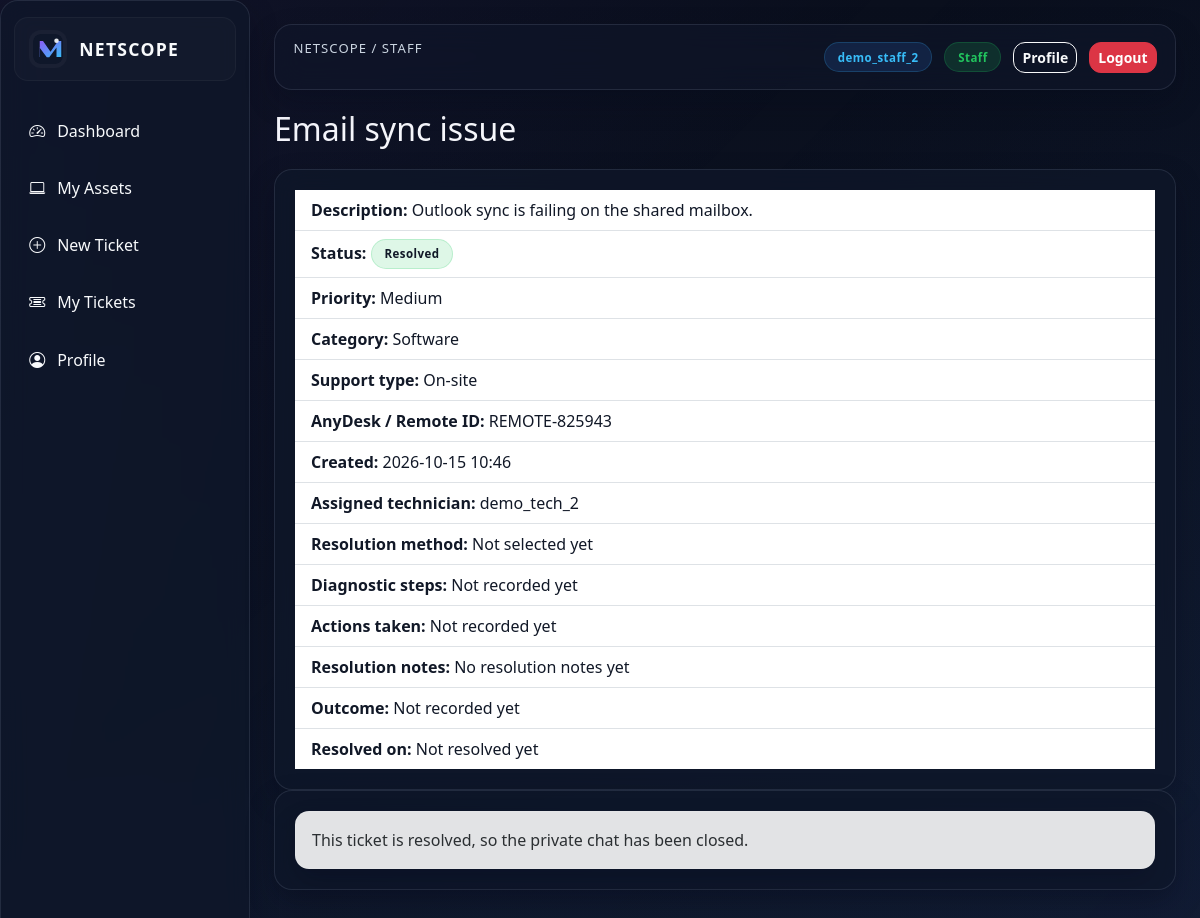
Screenshot of /staff/tickets/9 (signed in) with the database file from the repository.
### app/models.py (models this page shows, shortened)
class User(db.Model, UserMixin):
    __tablename__ = "users"
    __table_args__ = (
        UniqueConstraint("username", name="uq_users_username"),
        UniqueConstraint("email", name="uq_users_email"),
    )
    id = db.Column(db.Integer, primary_key=True)
    username = db.Column(db.String(64), unique=True, index=True, nullable=False)
    email = db.Column(db.String(120), unique=True, index=True, nullable=False)
    password_hash = db.Column(db.String(256), nullable=False)
    role = db.Column(db.String(20), nullable=False, default="staff")
    is_approved = db.Column(db.Boolean, nullable=False, default=True)
    is_super_admin = db.Column(db.Boolean, nullable=False, default=False)
    created_at = db.Column(db.DateTime, nullable=False, default=lambda: datetime.now(timezone.utc))
    assigned_assets = db.relationship(
        "Asset",
        foreign_keys="Asset.assigned_to_id",
        back_populates="assigned_to",
        cascade="all, delete-orphan",
    )
    created_tickets = db.relationship(
        "Ticket",
        foreign_keys="Ticket.created_by_id",
        back_populates="creator",
        cascade="all, delete-orphan",
    )
    assigned_tickets = db.relationship(
        "Ticket",
        foreign_keys="Ticket.technician_id",
        back_populates="technician",
        cascade="all, delete-orphan",
    )
    maintenance_logs = db.relationship(
        "MaintenanceLog",
        foreign_keys="MaintenanceLog.technician_id",
        back_populates="technician",
        cascade="all, delete-orphan",
    )
    notifications = db.relationship(
        "Notification",
        foreign_keys="Notification.recipient_id",
        back_populates="recipient",
        cascade="all, delete-orphan",
    )

class Ticket(db.Model):
    __tablename__ = "tickets"
    id = db.Column(db.Integer, primary_key=True)
    title = db.Column(db.String(150), nullable=False)
    description = db.Column(db.Text, nullable=False)
    priority = db.Column(db.String(20), nullable=False, default="Medium")
    status = db.Column(db.String(30), nullable=False, default="Open")
    category = db.Column(db.String(50), nullable=False)
    support_type = db.Column(db.String(30), nullable=True)
    remote_support_id = db.Column(db.String(120), nullable=True)
    resolution_method = db.Column(db.String(30), nullable=True)
    diagnostic_steps = db.Column(db.Text, nullable=True)
    actions_taken = db.Column(db.Text, nullable=True)
    resolution_notes = db.Column(db.Text, nullable=True)
    resolution_outcome = db.Column(db.String(30), nullable=True)
    resolved_at = db.Column(db.DateTime, nullable=True)
    created_by_id = db.Column(db.Integer, db.ForeignKey("users.id"), nullable=False)
    technician_id = db.Column(db.Integer, db.ForeignKey("users.id"), nullable=True)
    created_at = db.Column(db.DateTime, nullable=False, default=lambda: datetime.now(timezone.utc))
    updated_at = db.Column(db.DateTime, nullable=False, default=lambda: datetime.now(timezone.utc), onupdate=lambda: datetime.now(timezone.utc))
    creator = db.relationship("User", foreign_keys=[created_by_id], back_populates="created_tickets")
    technician = db.relationship("User", foreign_keys=[technician_id], back_populates="assigned_tickets")
    notifications = db.relationship("Notification", back_populates="ticket", cascade="all, delete-orphan")
    messages = db.relationship("TicketMessage", back_populates="ticket", cascade="all, delete-orphan")

### app/blueprints/staff/routes.py (the view)
@staff_bp.route("/tickets/<int:ticket_id>")
@role_required("staff")
def ticket_detail(ticket_id):
    ticket = Ticket.query.get_or_404(ticket_id)
    if ticket.created_by_id != current_user.id:
        return render_template("errors/403.html"), 403
    ticket_messages = TicketMessage.query.filter_by(ticket_id=ticket.id).order_by(TicketMessage.created_at.asc()).all()
    return render_template("staff/ticket_details.html", ticket=ticket, ticket_messages=ticket_messages)

### app/templates/staff/ticket_details.html (shortened to what this page needs)
{% extends 'base.html' %}
{% block content %}
<div class="section-header">
  <h2>{{ ticket.title }}</h2>
</div>
<div class="glass-card page-card">
  <ul class="list-group list-group-flush">
    <li class="list-group-item"><strong>Description:</strong> {{ ticket.description }}</li>
    <li class="list-group-item"><strong>Status:</strong> <span class="status-badge {{ ticket.status|lower|replace(' ', '-') }}">{{ ticket.status }}</span></li>
    <li class="list-group-item"><strong>Priority:</strong> {{ ticket.priority }}</li>
    <li class="list-group-item"><strong>Category:</strong> {{ ticket.category }}</li>
    <li class="list-group-item"><strong>Support type:</strong> {{ ticket.support_type or 'Not selected' }}</li>
    <li class="list-group-item"><strong>AnyDesk / Remote ID:</strong> {{ ticket.remote_support_id or 'Not provided' }}</li>
    <li class="list-group-item"><strong>Created:</strong> {{ ticket.created_at.strftime('%Y-%m-%d %H:%M') }}</li>
    <li class="list-group-item"><strong>Assigned technician:</strong> {{ ticket.technician.username if ticket.technician else 'Unassigned' }}</li>
    <li class="list-group-item"><strong>Resolution method:</strong> {{ ticket.resolution_method or 'Not selected yet' }}</li>
    <li class="list-group-item"><strong>Diagnostic steps:</strong> {{ ticket.diagnostic_steps or 'Not recorded yet' }}</li>
    <li class="list-group-item"><strong>Actions taken:</strong> {{ ticket.actions_taken or 'Not recorded yet' }}</li>
    <li class="list-group-item"><strong>Resolution notes:</strong> {{ ticket.resolution_notes or 'No resolution notes yet' }}</li>
    <li class="list-group-item"><strong>Outcome:</strong> {{ ticket.resolution_outcome or 'Not recorded yet' }}</li>
    <li class="list-group-item"><strong>Resolved on:</strong> {{ ticket.resolved_at.strftime('%Y-%m-%d %H:%M') if ticket.resolved_at else 'Not resolved yet' }}</li>
  </ul>
</div>
{% if ticket.status not in ['Resolved', 'Closed'] %}
<div class="glass-card page-card ticket-chat-card">
  <div class="ticket-chat-header">
    <h4>Private ticket chat</h4>
    <span class="text-muted small">Visible only to you and the assigned technician</span>
  </div>
  <div id="ticket-chat-messages" class="ticket-chat-messages">
    {% if ticket_messages %}
      {% for message in ticket_messages %}
        <div class="chat-message {% if message.sender_id == current_user.id %}mine{% endif %}">
          <div class="chat-message-meta">
            <strong>{{ message.sender.username if message.sender else 'User' }}</strong>
            <span>{{ message.created_at.strftime('%b %d, %H:%M') }}</span>
          </div>
          <div class="chat-message-bubble">{{ message.content }}</div>
        </div>
      {% endfor %}
    {% else %}
      <div class="empty-chat">No messages yet. Start the conversation.</div>
    {% endif %}
  </div>
  <form id="ticket-chat-form" class="ticket-chat-form">
    <textarea id="ticket-message-input" rows="2" placeholder="Ask the technician to confirm whether the Remote ID is accessible and ready for remote support." required></textarea>
    <button type="submit" class="btn btn-primary">Send</button>
  </form>
</div>
{% else %}
<div class="glass-card page-card">
  <div class="alert alert-secondary mb-0">
    This ticket is resolved, so the private chat has been closed.
  </div>
</div>
{% endif %}
{% endblock %}

### app/templates/base.html (shortened to what this page needs)
<!doctype html>
<html lang="en">
  <head>
    <link href="https://cdn.jsdelivr.net/npm/bootstrap@5.3.2/dist/css/bootstrap.min.css" rel="stylesheet">
    <link rel="stylesheet" href="https://cdn.jsdelivr.net/npm/bootstrap-icons@1.11.3/font/bootstrap-icons.css">
    <link rel="stylesheet" href="{{ url_for('static', filename='css/style.css') }}">
  </head>
  <body data-user-id="{{ current_user.id if current_user.is_authenticated else '' }}" data-user-role="{{ current_user.role if current_user.is_authenticated else '' }}">
    <div class="app-shell">
      {% if current_user.is_authenticated %}
      <aside class="sidebar glass-card">
        <div class="brand-box">
          <img src="{{ url_for('static', filename='images/logo.svg') }}" alt="NETSCOPE logo" class="brand-logo">
          <span>NETSCOPE</span>
        </div>
        <nav class="side-nav">
          {% if current_user.role == 'admin' %}
            <a href="{{ url_for('admin.dashboard') }}"><i class="bi bi-speedometer2"></i> Dashboard</a>
            <a href="{{ url_for('admin.assets') }}"><i class="bi bi-laptop"></i> Assets</a>
            <a href="{{ url_for('admin.users') }}"><i class="bi bi-people"></i> Users</a>
            <a href="{{ url_for('admin.tickets') }}"><i class="bi bi-ticket-detailed"></i> Tickets</a>
            <a href="{{ url_for('admin.reports') }}"><i class="bi bi-graph-up"></i> Reports</a>
          {% elif current_user.role == 'staff' %}
            <a href="{{ url_for('staff.dashboard') }}"><i class="bi bi-speedometer2"></i> Dashboard</a>
            <a href="{{ url_for('staff.assets') }}"><i class="bi bi-laptop"></i> My Assets</a>
            <a href="{{ url_for('staff.create_ticket') }}"><i class="bi bi-plus-circle"></i> New Ticket</a>
            <a href="{{ url_for('staff.tickets') }}"><i class="bi bi-ticket-detailed"></i> My Tickets</a>
          {% endif %}
          <a href="{{ url_for('auth.profile') }}"><i class="bi bi-person-circle"></i> Profile</a>
        </nav>
      </aside>
      {% endif %}
      <main class="page-main">
        {% if current_user.is_authenticated %}
        <header class="topbar glass-card">
          <div>
            <div class="breadcrumb">NETSCOPE / {{ request.endpoint.split('.')[0]|title if request.endpoint else 'Home' }}</div>
          </div>
          <div class="topbar-actions">
            <span class="username-pill">{{ current_user.username }}</span>
            <span class="role-badge {{ current_user.role }}">{{ current_user.role|title }}</span>
            <a class="btn btn-sm btn-outline-light" href="{{ url_for('auth.profile') }}">Profile</a>
            <form method="post" action="{{ url_for('auth.logout') }}">
              <button type="submit" class="btn btn-sm btn-danger">Logout</button>
            </form>
          </div>
        </header>
        {% endif %}
        <div class="page-content">
          {% block content %}{% endblock %}
        </div>
      </main>
    </div>
  </body>
</html>

### app/static/css/style.css (style rules this page uses)
:root { --bg: #0b1020; --bg-soft: #111827; --panel: rgba(17, 24, 39, 0.76); --panel-strong: rgba(15, 23, 42, 0.9); --panel-alt: rgba(15, 23, 42, 0.68); --primary: #8b5cf6; --secondary: #6366f1; --text: #f8fafc; --muted: #cbd5e1; --success: #22c55e; --warning: #f59e0b; --danger: #ef4444; --info: #38bdf8; --border: rgba(148, 163, 184, 0.16); --shadow: rgba(2, 6, 23, 0.42); }
* { box-sizing: border-box; }
html { scroll-behavior: smooth; }
body { margin: 0; font-family: "Segoe UI", Arial, sans-serif; min-height: 100vh; background: linear-gradient(180deg, #0a0f1d 0%, #0f172a 100%); color: var(--text); }
body::before { content: ""; position: fixed; inset: 0; pointer-events: none; background: linear-gradient(135deg, rgba(139, 92, 246, 0.06), transparent 42%, rgba(59, 130, 246, 0.05)); }
.app-shell { min-height: 100vh; display: flex; }
.sidebar { width: 250px; padding: 1rem 0.8rem; border-right: 1px solid var(--border); background: rgba(15, 23, 42, 0.75); backdrop-filter: blur(12px); box-shadow: inset -1px 0 0 rgba(255,255,255,0.02); }
.brand-box { display: flex; align-items: center; gap: 0.75rem; padding: 0.75rem 0.9rem; font-size: 1.1rem; font-weight: 700; letter-spacing: 0.08rem; color: var(--text); border-radius: 14px; background: rgba(255,255,255,0.02); border: 1px solid rgba(255,255,255,0.04); }
.brand-logo, .login-logo { width: 38px; height: 38px; object-fit: contain; border-radius: 12px; background: rgba(255,255,255,0.03); padding: 4px; }
.side-nav { margin-top: 1.5rem; display: flex; flex-direction: column; gap: 0.35rem; }
.side-nav a { display: flex; align-items: center; gap: 0.75rem; padding: 0.8rem 0.9rem; color: var(--text); text-decoration: none; border-radius: 12px; border: 1px solid transparent; background: transparent; transition: background 0.2s ease, border-color 0.2s ease, transform 0.2s ease; position: relative; }
.page-main { flex: 1; padding: 1.5rem; }
.glass-card { background: rgba(15, 23, 42, 0.7); border: 1px solid var(--border); border-radius: 18px; box-shadow: 0 12px 28px rgba(2, 6, 23, 0.25); backdrop-filter: blur(14px); }
.topbar { position: relative; z-index: 20; display: flex; justify-content: space-between; align-items: center; padding: 0.9rem 1.15rem; margin-bottom: 1.25rem; background: rgba(15, 23, 42, 0.6); }
.breadcrumb { color: var(--muted); font-size: 0.82rem; text-transform: uppercase; letter-spacing: 0.08em; }
.topbar-actions { display: flex; align-items: center; gap: 0.75rem; }
.username-pill, .role-badge, .status-badge { display: inline-flex; align-items: center; justify-content: center; border-radius: 999px; padding: 0.35rem 0.8rem; font-size: 0.72rem; font-weight: 700; letter-spacing: 0.04em; }
.username-pill { background: rgba(59, 130, 246, 0.15); color: var(--info); border: 1px solid rgba(56, 189, 248, 0.2); }
.role-badge.staff { background: rgba(34, 197, 94, 0.16); color: var(--success); border: 1px solid rgba(34, 197, 94, 0.2); }
.page-card .list-group-item, .page-card .list-group-item * { color: #111827 !important; }
.alert { border-radius: 14px; border: 1px solid rgba(255,255,255,0.08); box-shadow: 0 14px 28px rgba(2, 6, 23, 0.2); }
.page-content { padding-bottom: 2rem; }
.section-header { display: flex; align-items: center; justify-content: space-between; margin-bottom: 1.25rem; }
.section-header h2 { margin: 0; font-size: 2rem; }
.page-card { padding: 1.25rem; }
.btn { border-radius: 12px; font-weight: 600; transition: transform 0.18s ease, box-shadow 0.18s ease; }
.status-badge.resolved { background: rgba(34, 197, 94, 0.15); color: var(--success); border: 1px solid rgba(34, 197, 94, 0.2); }
.section-header h2 { text-shadow: none; }

### rows the page displays
User: endpoint "STAFF", username "demo_staff_2", role "Staff"
Ticket: title "Email sync issue", description "Outlook sync is failing on the shared mailbox.", status "Resolved", priority "Medium", category "Software", support_type "On-site", remote_support "REMOTE-825943", created_at "2026-10-15 10:46", resolution_method "Not selected yet", diagnostic_steps "Not recorded yet", actions_taken "Not recorded yet", resolution_notes "No resolution notes yet", resolution_outcome "Not recorded yet", resolved_at "Not resolved yet"
User: technician "demo_tech_2"
